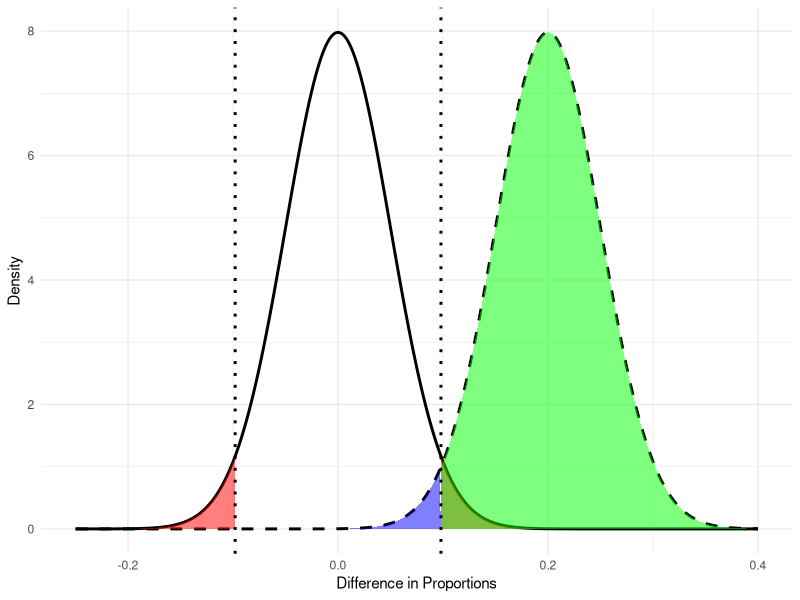
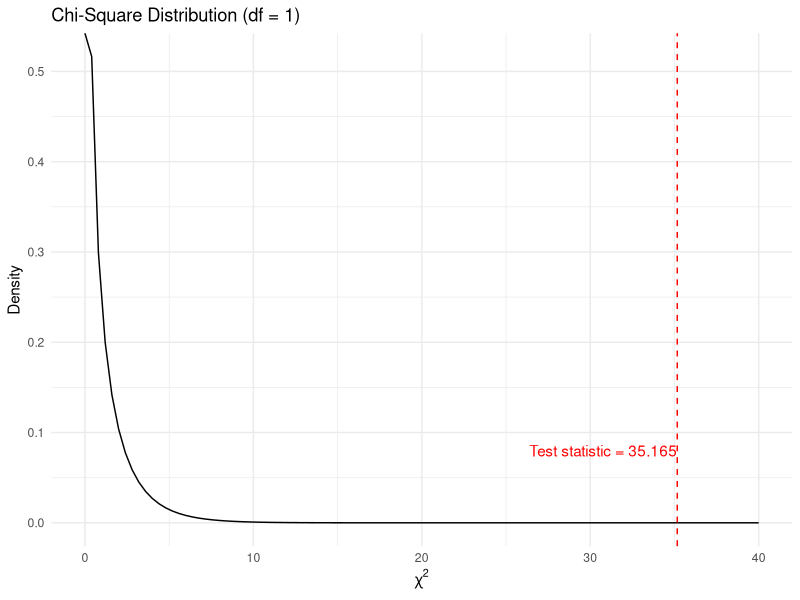

The R source for these figures, in order:
## ---- chunk 1
#| echo: false
#| message: false
#| warning: false
library(ggplot2)

# Parameters
null_mean <- 0
alternative_mean <- 0.20
se <- 0.05
alpha <- 0.05

# Critical values
critical_left <- qnorm(alpha / 2, mean = null_mean, sd = se)
critical_right <- qnorm(1 - alpha / 2, mean = null_mean, sd = se)

# Create data
x <- seq(-0.25, 0.40, length.out = 1000)

data <- data.frame(
  x = x,
  null = dnorm(x, mean = null_mean, sd = se),
  alternative = dnorm(x, mean = alternative_mean, sd = se)
)

ggplot(data, aes(x = x)) +
  
  # Null distribution
  geom_line(aes(y = null), linewidth = 1) +
  
  # Alternative distribution
  geom_line(aes(y = alternative), 
            linewidth = 1, linetype = "dashed") +
  
  # Type I error - left tail
  geom_area(
    data = subset(data, x <= critical_left),
    aes(y = null),
    fill = "red",
    alpha = 0.5
  ) +
  
  # Type I error - right tail
  geom_area(
    data = subset(data, x >= critical_right),
    aes(y = null),
    fill = "red",
    alpha = 0.5
  ) +
  
  # Type II error
  geom_area(
    data = subset(data, x >= critical_left & x <= critical_right),
    aes(y = alternative),
    fill = "blue",
    alpha = 0.5
  ) +
  
  # Power - right rejection region
  geom_area(
    data = subset(data, x >= critical_right),
    aes(y = alternative),
    fill = "green",
    alpha = 0.5
  ) +
  
  # Critical values
  geom_vline(
    xintercept = c(critical_left, critical_right),
    linetype = "dotted",
    linewidth = 1
  ) +
  
  labs(
    x = "Difference in Proportions",
    y = "Density"
  ) +
  
  theme_minimal()
## ---- chunk 2
#| echo: true
pnorm(q = 1.96 * 0.0551, mean = 0.2, sd = 0.0551) -
  pnorm(q = -1.96 * 0.0551, mean = 0.2, sd = 0.0551)
## ---- chunk 3
#| echo: false
library(tidyverse)

ggplot(data.frame(x = c(0, 40)), aes(x = x)) +
  stat_function(
    fun = dchisq,
    args = list(df = 1)
  ) +
  geom_vline(
    xintercept = 35.165,
    linetype = "dashed",
    color = "red"
  ) +
  annotate(
    "text",
    x = 35.165,
    y = 0.08,
    label = "Test statistic = 35.165",
    hjust = 1,
    color = "red"
  ) +
  labs(
    x = expression(chi^2),
    y = "Density",
    title = "Chi-Square Distribution (df = 1)"
  ) +
  coord_cartesian(xlim = c(0, 40)) +
  theme_minimal()
